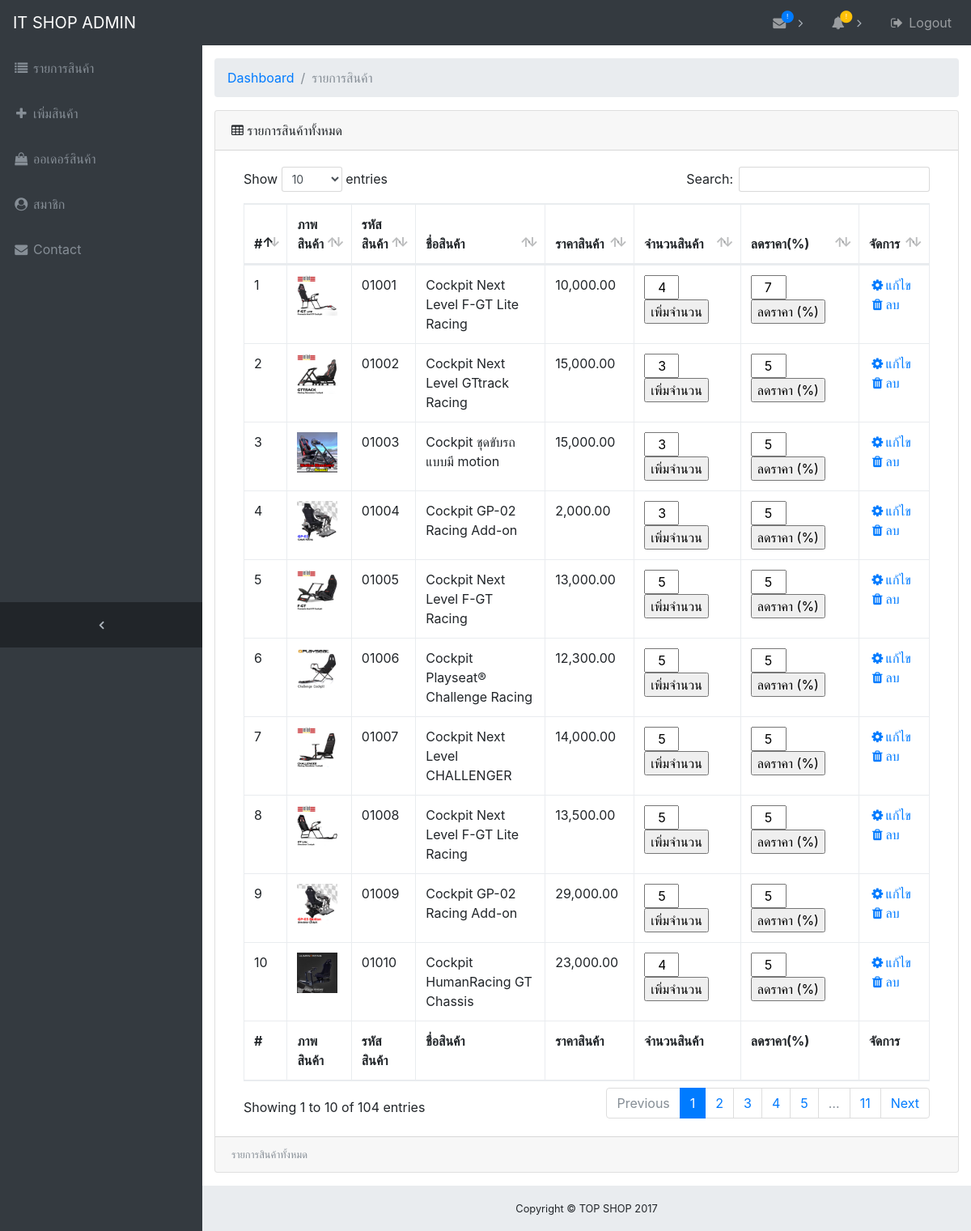
/Dashboard/index.php (signed in), run on the app's committed database.
### tables this page shows
CREATE TABLE `tblproduct` (
  `id` int(8) NOT NULL,
  `name` varchar(255) NOT NULL,
  `code` varchar(255) NOT NULL,
  `image` text NOT NULL,
  `price` double(255,2) NOT NULL,
  `tproid` int(11) NOT NULL,
  `unit` int(11) NOT NULL,
  `sale` int(11) NOT NULL
);

### Dashboard/index.php (the view, shortened to what this page needs)
<!DOCTYPE html>
<html lang="en">
  <head>
    <link href="vendor/bootstrap/css/bootstrap.min.css" rel="stylesheet">
    <link href="vendor/font-awesome/css/font-awesome.min.css" rel="stylesheet" type="text/css">
    <link href="vendor/datatables/dataTables.bootstrap4.css" rel="stylesheet">
    <link href="css/sb-admin.css" rel="stylesheet">
  </head>
  <body class="fixed-nav sticky-footer bg-dark" id="page-top">
    <nav class="navbar navbar-expand-lg navbar-dark bg-dark fixed-top" id="mainNav">
      <a class="navbar-brand" href="#">IT SHOP ADMIN</a>
      <div class="collapse navbar-collapse" id="navbarResponsive">
        <ul class="navbar-nav navbar-sidenav" id="exampleAccordion">
          <li class="nav-item" data-toggle="tooltip" data-placement="right" title="เพิ่มสินค้า">
            <a class="nav-link" href="index.php">
              <i class="fa fa-fw fa-list"></i>
              <span class="nav-link-text">
                รายการสินค้า
              </span>
            </a>
          </li>
          <li class="nav-item" data-toggle="tooltip" data-placement="right" title="เพิ่มสินค้า">
            <a class="nav-link" href="add_product.php">
              <i class="fa fa-fw fa-plus"></i>
              <span class="nav-link-text">
                เพิ่มสินค้า
    		</span>
            </a>
          </li>
          <li class="nav-item" data-toggle="tooltip" data-placement="right" title="เพิ่มสินค้า">
            <a class="nav-link" href="orders_product.php">
              <i class="fa fa-fw fa-shopping-bag"></i>
              <span class="nav-link-text">
                ออเดอร์สินค้า
	</span>
            </a>
          </li>
          <li class="nav-item" data-toggle="tooltip" data-placement="right" title="เพิ่มสินค้า">
            <a class="nav-link" href="member.php">
              <i class="fa fa-fw fa-user-circle"></i>
              <span class="nav-link-text">
                สมาชิก
              </span>
            </a>
          </li>
		<li class="nav-item" data-toggle="tooltip" data-placement="right" title="เพิ่มสินค้า">
            <a class="nav-link" href="a_contact.php">
              <i class="fa fa-fw fa-envelope"></i>
              <span class="nav-link-text">
                Contact
              </span>
            </a>
          </li>
        </ul>
        <ul class="navbar-nav sidenav-toggler">
          <li class="nav-item">
            <a class="nav-link text-center" id="sidenavToggler">
              <i class="fa fa-fw fa-angle-left"></i>
            </a>
          </li>
        </ul>
        <ul class="navbar-nav ml-auto">
          <li class="nav-item dropdown">
            <a class="nav-link dropdown-toggle mr-lg-2" href="#" id="messagesDropdown" data-toggle="dropdown" aria-haspopup="true" aria-expanded="false">
              <i class="fa fa-fw fa-envelope"></i>
              <span class="new-indicator text-primary d-none d-lg-block">
                <i class="fa fa-fw fa-circle"></i>
                <span class="number">!</span>
              </span>
            </a>
          </li>
          <li class="nav-item dropdown">
            <a class="nav-link dropdown-toggle mr-lg-2" href="#" id="alertsDropdown" data-toggle="dropdown" aria-haspopup="true" aria-expanded="false">
              <i class="fa fa-fw fa-bell"></i>
              <span class="new-indicator text-warning d-none d-lg-block">
                <i class="fa fa-fw fa-circle"></i>
                <span class="number">!</span>
              </span>
            </a>
 <?php
require('../config/config.php');
?>
          </li>
          <li class="nav-item">
            <a class="nav-link" data-toggle="modal" data-target="#exampleModal">
              <i class="fa fa-fw fa-sign-out"></i>
              Logout</a>
          </li>
        </ul>
      </div>
    </nav>
    <div class="content-wrapper">
      <div class="container-fluid">
	<ol class="breadcrumb">
		  <li class="breadcrumb-item">
            <a href="#">Dashboard</a>
          </li>
          <li class="breadcrumb-item active">รายการสินค้า</li>
        </ol>
<div class="card mb-3">
  <div class="card-header">
     <i class="fa fa-table"></i>
     รายการสินค้าทั้งหมด
</div>
  <div   class="card-body">
  <div   class="table-responsive">
  <table class="table table-bordered" width="100%"
         id="dataTable" cellspacing="0">
<thead>
<tr>
   <th>#</th>
   <th>ภาพสินค้า</th>
   <th>รหัสสินค้า</th>
   <th>ชื่อสินค้า</th>
   <th>ราคาสินค้า</th>
   <th>จำนวนสินค้า</th>
   <th>ลดราคา(%)</th>
   <th>จัดการ</th>
</tr>
</thead>
<tfoot>
<tr>
    <th>#</th>
    <th>ภาพสินค้า</th>
    <th>รหัสสินค้า</th>
    <th>ชื่อสินค้า</th>
    <th>ราคาสินค้า</th>
	<th>จำนวนสินค้า</th>
	<th>ลดราคา(%)</th>
    <th>จัดการ</th>
</tr>
</tfoot>
<tbody>
<?php $str = "SELECT * FROM tblproduct";
      $rs = mysqli_query($link,$str);
      $num=1;
      while ($data = mysqli_fetch_array($rs)) {
?>
      <tr>
        <td><?php echo $num;?></td>
        <td><img src="../<?php echo $data['image'];?>"
                 width="50" height="50"></td>
        <td><?php echo $data['code'];?></td>
        <td><?php echo $data['name'];?></td>
        <td><?php echo (number_format($data['price'],2));?></td>
		<td>
	  <form method="post" action="unit.php?id=<?=$data['id'];?>">
		<input id="name" class="col-1" name="unit" type="text"
			   value="<?php echo $data['unit'];?>"
			   class="form-control input-md" required="">
		<button type="submit">เพิ่มจำนวน</button>
	  </form>
		</td>
	  <td>
	  <form method="post" action="sale.php?id=<?=$data['id'];?>">
	  <input id="name" class="col-1" name="sale" type="text"
			 value="<?php echo $data['sale'];?>"
			 class="form-control input-md" required="">
	  <button type="submit">ลดราคา (%)</button>
	  </form>
	  </td>
      <td>
		  <a href="edit_product.php?code=<?=$data['code'];?>"
			 role="button">  <i class="fa fa-fw fa-cog"></i>แก้ไข</a>
          <a href="JavaScript:if(confirm('ลบสินค้านี้ ?')==true)
                   JavaScript:window.location='delete.php?code=<?=$data['code'];?>',
                   '',400,320" role="button">
                   <i class="fa fa-fw fa-trash"></i>ลบ</a>
      </td>
    </tr>
<?php $num++;
}
?>
     </tbody>
     </table>
   </div>
</div>
<div class="card-footer small text-muted">
รายการสินค้าทั้งหมด
</div>
</div>
</div>
      </div>
    <footer class="sticky-footer">
      <div class="container">
        <div class="text-center">
          <small>Copyright &copy; TOP SHOP 2017</small>
        </div>
      </div>
    </footer>
  </body>
</html>

### Dashboard/css/sb-admin.css (style rules this page uses)
html { position: relative; min-height: 100%; }
body.sticky-footer { margin-bottom: 56px; }
body.sticky-footer .content-wrapper { min-height: calc(100vh - 56px - 56px); }
body.fixed-nav { padding-top: 56px; }
.content-wrapper { min-height: calc(100vh - 56px); padding-top: 1rem; }
#mainNav .navbar-collapse { overflow: auto; max-height: 75vh; }
#mainNav .navbar-collapse .navbar-nav .nav-item .nav-link { cursor: pointer; }
#mainNav .navbar-collapse .sidenav-toggler { display: none; }
#mainNav .navbar-collapse .navbar-nav > .nav-item.dropdown > .nav-link { position: relative; min-width: 45px; }
#mainNav .navbar-collapse .navbar-nav > .nav-item.dropdown > .nav-link:after { float: right; width: auto; content: '\f105'; border: none; font-family: 'FontAwesome'; }
#mainNav .navbar-collapse .navbar-nav > .nav-item.dropdown > .nav-link .new-indicator { position: absolute; top: 0; right: 25px; font-size: 1.1rem; }
#mainNav .navbar-collapse .navbar-nav > .nav-item.dropdown > .nav-link .new-indicator .number { position: absolute; top: 6px; left: 0; width: 22.625px; text-align: center; color: white; font-size: 0.5rem; }
@media (min-width: 992px) { #mainNav .navbar-brand { width: 250px; } }
@media (min-width: 992px) { #mainNav .navbar-collapse { overflow: visible; max-height: none; } }
@media (min-width: 992px) { #mainNav .navbar-collapse .navbar-sidenav { position: absolute; top: 0; left: 0; overflow-x: hidden; overflow-y: auto; -webkit-flex-direction: column; -ms-flex-direction: column; flex-direction: column; margin-top: 56px; } }
@media (min-width: 992px) { #mainNav .navbar-collapse .navbar-sidenav > .nav-item { width: 250px; padding: 0; } }
@media (min-width: 992px) { #mainNav .navbar-collapse .navbar-sidenav > .nav-item > .nav-link { padding: 1em; } }
@media (min-width: 992px) { #mainNav .navbar-collapse .navbar-nav > .nav-item.dropdown > .nav-link { min-width: 0; } }
@media (min-width: 992px) { #mainNav .navbar-collapse .navbar-nav > .nav-item.dropdown > .nav-link:after { width: 24px; text-align: center; } }
#mainNav.navbar-dark .navbar-collapse .navbar-sidenav > .nav-item > .nav-link { color: #868e96; }
#mainNav.navbar-dark .navbar-collapse .navbar-nav > .nav-item.dropdown > .nav-link:after { color: #adb5bd; }
@media (min-width: 992px) { #mainNav.navbar-dark .navbar-collapse .navbar-sidenav { background: #343a40; } }
#mainNav.fixed-top .sidenav-toggler { display: none; }
@media (min-width: 992px) { #mainNav.fixed-top .navbar-sidenav { height: calc(100vh - 112px); } }
@media (min-width: 992px) { #mainNav.fixed-top .sidenav-toggler { position: absolute; top: 0; left: 0; display: flex; overflow-x: hidden; overflow-y: auto; -webkit-flex-direction: column; -ms-flex-direction: column; flex-direction: column; margin-top: calc(100vh - 56px); } }
@media (min-width: 992px) { #mainNav.fixed-top .sidenav-toggler > .nav-item { width: 250px; padding: 0; } }
@media (min-width: 992px) { #mainNav.fixed-top .sidenav-toggler > .nav-item > .nav-link { padding: 1em; } }
#mainNav.fixed-top.navbar-dark .sidenav-toggler { background-color: #212529; }
#mainNav.fixed-top.navbar-dark .sidenav-toggler a i { color: #adb5bd; }
.content-wrapper { overflow-x: hidden; background: white; }
@media (min-width: 992px) { .content-wrapper { margin-left: 250px; } }
#sidenavToggler i { font-weight: 800; }
footer.sticky-footer { position: absolute; right: 0; bottom: 0; width: 100%; height: 56px; background-color: #e9ecef; line-height: 55px; }
@media (min-width: 992px) { footer.sticky-footer { width: calc(100% - 250px); } }

### data on the page
tblproduct: image (picture), code "01001", name "Cockpit Next Level F-GT Lite Racing", price "10,000.00", unit "4", sale "7"
tblproduct: image (picture), code "01002", name "Cockpit Next Level GTtrack Racing", price "15,000.00", unit "3", sale "5"
tblproduct: image (picture), code "01003", name "Cockpit ชุดขับรถแบบมี motion", price "15,000.00", unit "3", sale "5"
tblproduct: image (picture), code "01004", name "Cockpit GP-02 Racing Add-on", price "2,000.00", unit "3", sale "5"
tblproduct: image (picture), code "01005", name "Cockpit Next Level F-GT Racing", price "13,000.00", unit "5", sale "5"
tblproduct: image (picture), code "01006", name "Cockpit Playseat® Challenge Racing", price "12,300.00", unit "5", sale "5"
tblproduct: image (picture), code "01007", name "Cockpit Next Level CHALLENGER", price "14,000.00", unit "5", sale "5"
tblproduct: image (picture), code "01008", name "Cockpit Next Level F-GT Lite Racing", price "13,500.00", unit "5", sale "5"
tblproduct: image (picture), code "01009", name "Cockpit GP-02 Racing Add-on", price "29,000.00", unit "5", sale "5"
tblproduct: image (picture), code "01010", name "Cockpit HumanRacing GT Chassis", price "23,000.00", unit "4", sale "5"
